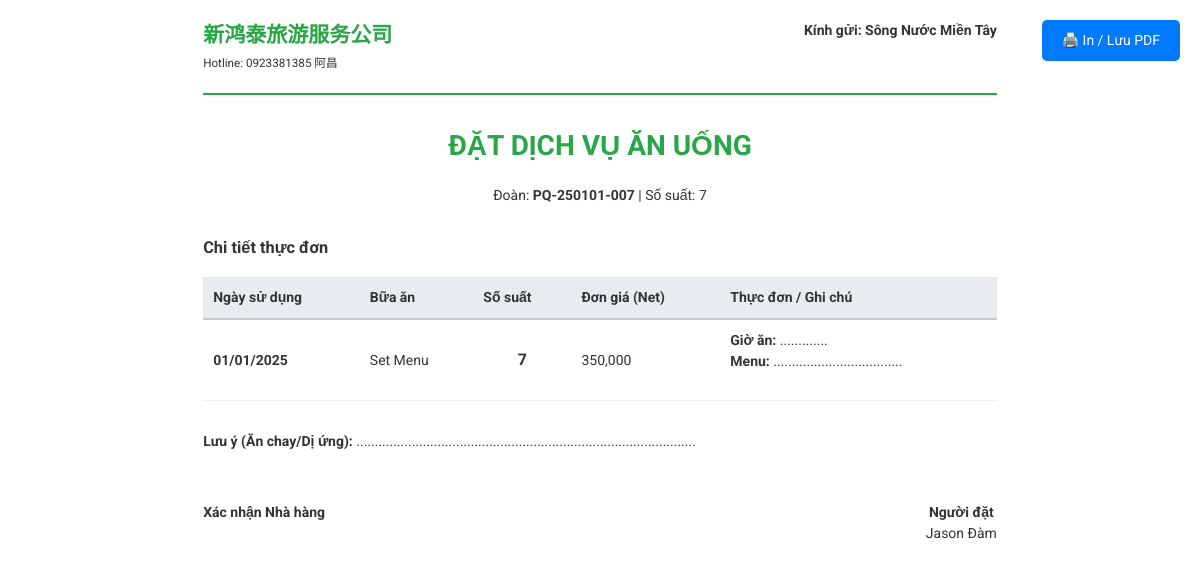
Screenshot of /2/booking/2/ with the database file from the repository.
### tours/models.py (models this page shows, shortened)
class Tour(models.Model):
    DRAFT = 'DRAFT'
    CONFIRMED = 'CONF'
    CANCELLED = 'CAN'
    STATUS_CHOICES = [
        (DRAFT, 'Bản nháp (Draft)'),
        (CONFIRMED, 'Đã chốt (Confirmed)'),
        (CANCELLED, 'Đã hủy (Cancelled)'),
    ]
    METHOD_PROFIT = 'PROFIT'
    METHOD_PERCENT = 'PERCENT'
    PRICING_CHOICES = [
        (METHOD_PROFIT, 'Theo lợi nhuận cố định'),
        (METHOD_PERCENT, 'Theo % lợi nhuận'),
    ]
    title = models.CharField(max_length=255, verbose_name="Tên chương trình Tour")
    subtitle = models.CharField(max_length=255, blank=True, verbose_name="Chủ đề / Slogan tour (Phụ đề)")
    code = models.CharField(max_length=50, unique=True, verbose_name="Mã Tour / Mã đoàn (Code/Group Code)")
    group_code = models.CharField(max_length=50, blank=True, verbose_name="Mã đoàn (团号)")
    tour_type = models.CharField(max_length=100, default="定制团", verbose_name="Tính chất đoàn (团体性质)")
    guest_count = models.IntegerField(default=1, verbose_name="Số lượng khách (Pax)")
    guest_detail = models.CharField(max_length=100, blank=True, verbose_name="Chi tiết số khách (VD: 12成人 + 01小孩)")
    room_count_desc = models.CharField(max_length=100, blank=True, verbose_name="Số lượng phòng (VD: 07 间 + 01 加床)")
    vehicle_info = models.CharField(max_length=100, default="29 座", verbose_name="Loại xe phục vụ (用车)")
    guide_info = models.CharField(max_length=100, default="中文导游", verbose_name="Thông tin HDV (导游)")
    leader_info = models.CharField(max_length=100, blank=True, verbose_name="Trưởng đoàn (领队)")
    start_date = models.DateField(verbose_name="Ngày khởi hành")
    end_date = models.DateField(null=True, blank=True, verbose_name="Ngày kết thúc")
    days = models.IntegerField(default=1, verbose_name="Số ngày")
    nights = models.IntegerField(default=0, verbose_name="Số đêm")
    status = models.CharField(
        max_length=10, choices=STATUS_CHOICES, default=DRAFT, verbose_name="Trạng thái"
    )
    quoter_name = models.CharField(max_length=100, default="JASON", verbose_name="Người báo giá (报价人)")
    quoter_phone = models.CharField(max_length=50, default="034. 2268. 576", verbose_name="SĐT Người báo giá (电话)")
    quote_date = models.DateField(null=True, blank=True, verbose_name="Ngày báo giá (报价日期)")
    valid_until = models.DateField(null=True, blank=True, verbose_name="Thời hạn báo giá (有效期限)")
    customer_name = models.CharField(max_length=150, blank=True, verbose_name="Khách hàng / Đại diện")
    customer_phone = models.CharField(max_length=50, blank=True, verbose_name="SĐT Khách hàng")
    flights_summary = models.TextField(
        blank=True,
        verbose_name="Tóm tắt chuyến bay (班机)",
        help_text="VD: 27-07: CZ8315 CAN - HAN 1340 – 1445\n30-07: VN1345 HAN - CXR 1135 – 1325"
    )
    currency = models.CharField(max_length=10, default="₫", verbose_name="Đơn vị tiền tệ")
    pricing_method = models.CharField(
        max_length=10, choices=PRICING_CHOICES, default=METHOD_PERCENT, verbose_name="Cách tính giá"
    )
    margin_amount = models.DecimalField(
        default=0, max_digits=12, decimal_places=0, verbose_name="Lợi nhuận mong muốn (VND)"
    )
    margin_percent = models.IntegerField(
        default=10, verbose_name="% Lợi nhuận"
    )
    deposit_amount = models.DecimalField(
        default=0, max_digits=12, decimal_places=0, verbose_name="Tiền đặt cọc báo giá (定金)"
    )
    custom_total_price = models.DecimalField(
        null=True, blank=True, max_digits=12, decimal_places=0,
        verbose_name="Tổng giá cố định báo khách (Nếu nhập sẽ ưu tiên)"
    )
    hotel_standards = models.TextField(
        blank=True,
        verbose_name="Tiêu chuẩn khách sạn chi tiết (酒店标准)",
        help_text="Chi tiết phòng, loại phòng, số lượng, bữa ăn theo từng khách sạn"
    )
    inclusions = models.TextField(
        blank=True,
        verbose_name="Dịch vụ bao gồm trong Land tour (地接包含)",
        help_text="Xe, các bữa ăn, vé tham quan, thuyền buồm, HDV, nước suối, bảo hiểm..."
    )
    exclusions = models.TextField(
        blank=True,
        verbose_name="Chi phí không bao gồm (费用不含)",
        help_text="Visa, chi tiêu cá nhân, OT lái xe/HDV, phụ thu phòng đơn, trò chơi tự phí..."
    )
    tips = models.TextField(
        blank=True,
        verbose_name="Lưu ý thân thiện (温馨提示)",
        help_text="Hộ chiếu, thuốc men, trang phục, an toàn bơi lội..."
    )
    terms = models.TextField(
        blank=True,
        verbose_name="Quy định & Điều kiện đăng ký (报名须知)",
        help_text="Độ tuổi, quy định người cao tuổi, trẻ em, bệnh nền..."
    )
    notes = models.TextField(
        blank=True,
        verbose_name="Ghi chú báo giá (备注说明)",
        help_text="Các điều khoản riêng trên bảng báo giá chi phí"
    )
    company_name = models.CharField(max_length=150, default="新鸿泰旅游服务公司", verbose_name="Tên công ty")
    company_address = models.CharField(
        max_length=255,
        default="306, VANH DAI TRONG, BINH TRI DONG B, BINH TAN, HCM",
        verbose_name="Địa chỉ công ty"
    )
    company_landline = models.CharField(max_length=50, default="028-62654888", verbose_name="Điện thoại bàn")
    company_hotline = models.CharField(max_length=50, default="0923381385 阿昌", verbose_name="Hotline tư vấn")
    created_at = models.DateTimeField(auto_now_add=True)
    updated_at = models.DateTimeField(auto_now=True)

class TourService(models.Model):
    CATEGORY_FLIGHT = 'FLIGHT'
    CATEGORY_HOTEL = 'HOTEL'
    CATEGORY_LANDTOUR = 'LANDTOUR'
    CATEGORY_TRANSPORT = 'TRANSPORT'
    CATEGORY_SIGHTSEEING = 'SIGHTSEEING'
    CATEGORY_RESTAURANT = 'RESTAURANT'
    CATEGORY_GUIDE = 'GUIDE'
    CATEGORY_INSURANCE = 'INSURANCE'
    CATEGORY_OTHER = 'OTHER'
    CATEGORY_CHOICES = [
        (CATEGORY_FLIGHT, '1. Vé máy bay (机票)'),
        (CATEGORY_HOTEL, '2. Khách sạn (酒店)'),
        (CATEGORY_LANDTOUR, '3. Land tour trọn gói (地接费)'),
        (CATEGORY_TRANSPORT, '4. Xe du lịch (用车)'),
        (CATEGORY_SIGHTSEEING, '5. Vé thắng cảnh (门票/缆车)'),
        (CATEGORY_RESTAURANT, '6. Nhà hàng / Ăn uống (餐饮)'),
        (CATEGORY_GUIDE, '7. Hướng dẫn viên (导游)'),
        (CATEGORY_INSURANCE, '8. Bảo hiểm du lịch (保险)'),
        (CATEGORY_OTHER, '9. Khác (其他)'),
    ]
    tour = models.ForeignKey(Tour, on_delete=models.CASCADE, related_name='services')
    category = models.CharField(
        max_length=20, choices=CATEGORY_CHOICES, default=CATEGORY_HOTEL, verbose_name="Hạng mục dịch vụ"
    )
    service_name = models.CharField(max_length=255, verbose_name="Tên dịch vụ / Tiêu đề hạng mục (服务项目)")
    detail_content = models.TextField(blank=True, verbose_name="Nội dung cụ thể (具体内容)")
    check_in = models.DateField(null=True, blank=True, verbose_name="Check-in / Ngày bắt đầu")
    check_out = models.DateField(null=True, blank=True, verbose_name="Check-out / Ngày kết thúc")
    quantity = models.IntegerField(default=1, verbose_name="Số lượng (数量/Phòng/Khách)")
    nights = models.IntegerField(default=1, verbose_name="Số đêm / Số lần (晚数/次数)")
    unit_price = models.DecimalField(
        max_digits=12, decimal_places=0, default=0, null=True, blank=True, verbose_name="Đơn giá báo khách (单价)"
    )
    selling_total_price = models.DecimalField(
        null=True, blank=True, max_digits=12, decimal_places=0, verbose_name="Thành tiền báo khách (总价)"
    )
    supplier = models.ForeignKey(Supplier, on_delete=models.SET_NULL, null=True, blank=True, verbose_name="Nhà cung cấp trực tiếp")
    contract_unit_price = models.DecimalField(
        max_digits=12, decimal_places=0, default=0, null=True, blank=True, verbose_name="Giá hợp đồng NCC (合同价/Net)"
    )
    contract_total_price = models.DecimalField(
        null=True, blank=True, max_digits=12, decimal_places=0, verbose_name="Tổng chi phí NCC (总成本)"
    )
    custom_total_price = models.DecimalField(
        null=True, blank=True, max_digits=12, decimal_places=0, verbose_name="Thành tiền tùy chỉnh"
    )
    price_net = models.DecimalField(
        max_digits=12, decimal_places=0, default=0, null=True, blank=True, verbose_name="Đơn giá Net"
    )
    service_date = models.DateField(null=True, blank=True, verbose_name="Ngày sử dụng")
    end_date = models.DateField(null=True, blank=True, verbose_name="Ngày kết thúc")
    note = models.TextField(blank=True, verbose_name="Ghi chú dịch vụ (备注)")
    order_index = models.IntegerField(default=0, verbose_name="Thứ tự hiển thị")
    class Meta:
        ordering = ['order_index', 'category', 'id']

### suppliers/models.py (models this page shows, shortened)
class Supplier(models.Model):
    HOTEL = 'HTL'
    RESTAURANT = 'RES'
    TRANSPORT = 'TRP'
    SIGHTSEEING = 'SIG'
    GUIDE = 'GUI'
    INSURANCE = 'INS'
    SUPPLIER_TYPE_CHOICES = [
        (HOTEL, 'Khách sạn'),
        (RESTAURANT, 'Nhà hàng'),
        (TRANSPORT, 'Xe du lịch'),
        (SIGHTSEEING, 'Vé thắng cảnh'),
        (GUIDE, 'Hướng dẫn viên'),
        (INSURANCE, 'Bảo hiểm du lịch'),
    ]
    PAYMENT_CREDIT = 'CREDIT'
    PAYMENT_PREPAID = 'PREPAID'
    PAYMENT_CHOICES = [
        (PAYMENT_CREDIT, 'Công nợ'),
        (PAYMENT_PREPAID, 'Thanh toán trước'),
    ]
    type = models.CharField(
        max_length=3,
        choices=SUPPLIER_TYPE_CHOICES,
        default=HOTEL,
        verbose_name="Loại hình"
    )
    name = models.CharField(max_length=200, verbose_name="Tên nhà cung cấp")
    chart = models.CharField(max_length=1, blank=True, verbose_name="Tiêu chuẩn")
    address = models.TextField(blank=True, verbose_name="Địa chỉ")
    landline = models.CharField(max_length=20, blank=True, verbose_name="SĐT Bàn")
    agent_contact = models.CharField(max_length=20, verbose_name="SĐT Phụ trách (Agent)")
    payment_term = models.CharField(
        max_length=10,
        choices=PAYMENT_CHOICES,
        default=PAYMENT_PREPAID,
        verbose_name="Hình thức thanh toán"
    )
    quotation_note = models.TextField(blank=True, verbose_name="Ghi chú báo giá")
    created_at = models.DateTimeField(auto_now_add=True)

### tours/views.py (the view)
# urls.py: path('<int:tour_id>/booking/<int:supplier_id>/', views.booking_order, name='booking_order'),
def booking_order(request, tour_id, supplier_id):
    tour = get_object_or_404(Tour, pk=tour_id)
    supplier = get_object_or_404(Supplier, pk=supplier_id)
    services = tour.services.filter(supplier=supplier).order_by('service_date')
    if supplier.type == 'HTL':
        template_name = 'tours/booking_hotel.html'
    elif supplier.type == 'TRP':
        template_name = 'tours/booking_transport.html'
    elif supplier.type == 'RES':
        template_name = 'tours/booking_restaurant.html'
    else:
        template_name = 'tours/booking_default.html'
    context = {
        'tour': tour,
        'supplier': supplier,
        'services': services,
        'my_company': {
            'name': tour.company_name or '新鸿泰旅游服务公司',
            'phone': tour.company_hotline or '0923381385',
        }
    }
    return render(request, template_name, context)

### tours/templates/tours/booking_restaurant.html (shortened to what this page needs)
{% load humanize %}
<!DOCTYPE html>
<html lang="vi">
<head>
</head>
<body>
    <a href="javascript:window.print()" class="no-print">🖨️ In / Lưu PDF</a>
    <div class="header">
        <div><h2 style="margin:0; color:#28a745">{{ my_company.name }}</h2><small>Hotline: {{ my_company.phone }}</small></div>
        <div style="text-align: right;"><strong>Kính gửi: {{ supplier.name }}</strong></div>
    </div>
    <div style="text-align: center; margin-bottom: 30px;">
        <h1 style="text-transform: uppercase; color: #28a745;">ĐẶT DỊCH VỤ ĂN UỐNG</h1>
        <p>Đoàn: <strong>{{ tour.code }}</strong> | Số suất: {{ tour.guest_count }}</p>
    </div>
    <h3>Chi tiết thực đơn</h3>
    <table>
        <thead>
            <tr>
                <th>Ngày sử dụng</th>
                <th>Bữa ăn</th>
                <th>Số suất</th>
                <th>Đơn giá (Net)</th>
                <th>Thực đơn / Ghi chú</th>
            </tr>
        </thead>
        <tbody>
            {% for item in services %}
            <tr>
                <td><strong>{{ item.service_date|date:"d/m/Y" }}</strong></td>
                <td>{{ item.service_name }}</td>
                <td style="font-weight: bold; font-size: 16px; text-align: center;">{{ item.quantity }}</td>
                <td>{{ item.price_net|intcomma }}</td>
                <td>
                    <div style="min-height: 60px;">
                        <strong>Giờ ăn:</strong> .............<br>
                        <strong>Menu:</strong> ...................................
                    </div>
                </td>
            </tr>
            {% endfor %}
        </tbody>
    </table>
    <div style="margin-top: 20px;">
        <strong>Lưu ý (Ăn chay/Dị ứng):</strong> ............................................................................................
    </div>
    <div style="margin-top: 50px; display: flex; justify-content: space-between;">
        <div style="text-align: center;"><strong>Xác nhận Nhà hàng</strong></div>
        <div style="text-align: center;"><strong>Người đặt</strong><br>Jason Đàm</div>
    </div>
</body>
</html>

### tours/templates/tours/booking_restaurant.html (style rules this page uses)
body { font-family: 'Roboto', sans-serif; font-size: 14px; line-height: 1.5; color: #333; max-width: 210mm; margin: 0 auto; padding: 20px; }
.header { border-bottom: 2px solid #28a745; padding-bottom: 20px; margin-bottom: 30px; display: flex; justify-content: space-between; }
table { width: 100%; border-collapse: collapse; margin-bottom: 30px; }
th { background-color: #e9ecef; border-bottom: 2px solid #ccc; padding: 10px; text-align: left; }
td { border-bottom: 1px solid #eee; padding: 10px; }
.no-print { position: fixed; top: 20px; right: 20px; background: #007bff; color: white; padding: 10px 20px; text-decoration: none; border-radius: 5px; }

### rows the page displays
Tour: name "新鸿泰旅游服务公司", phone "0923381385 阿昌", code "PQ-250101-007", guest_count "7"
Supplier: name "Sông Nước Miền Tây"
TourService: service_date "01/01/2025", service_name "Set Menu", quantity "7", price_net "350,000"
